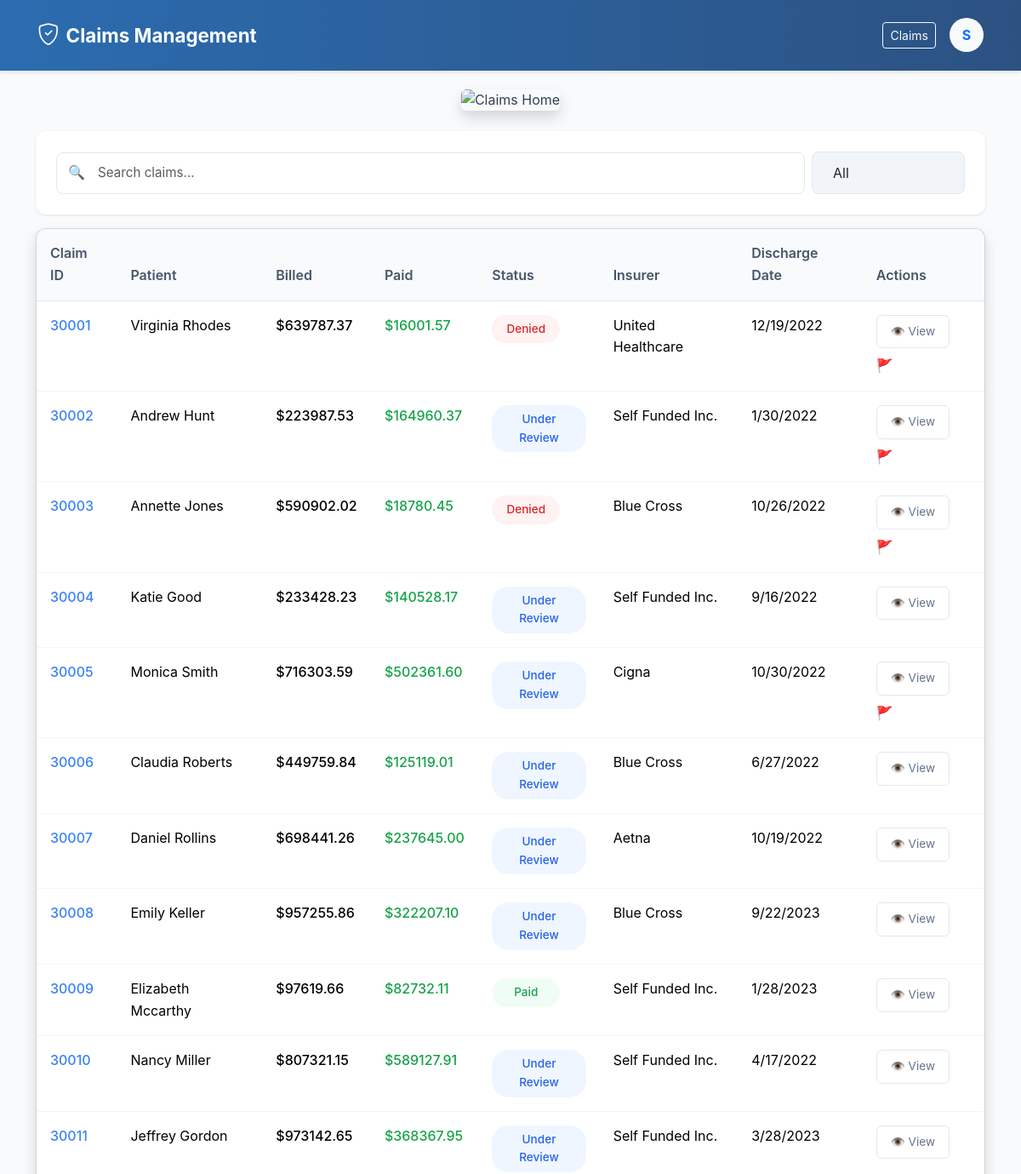
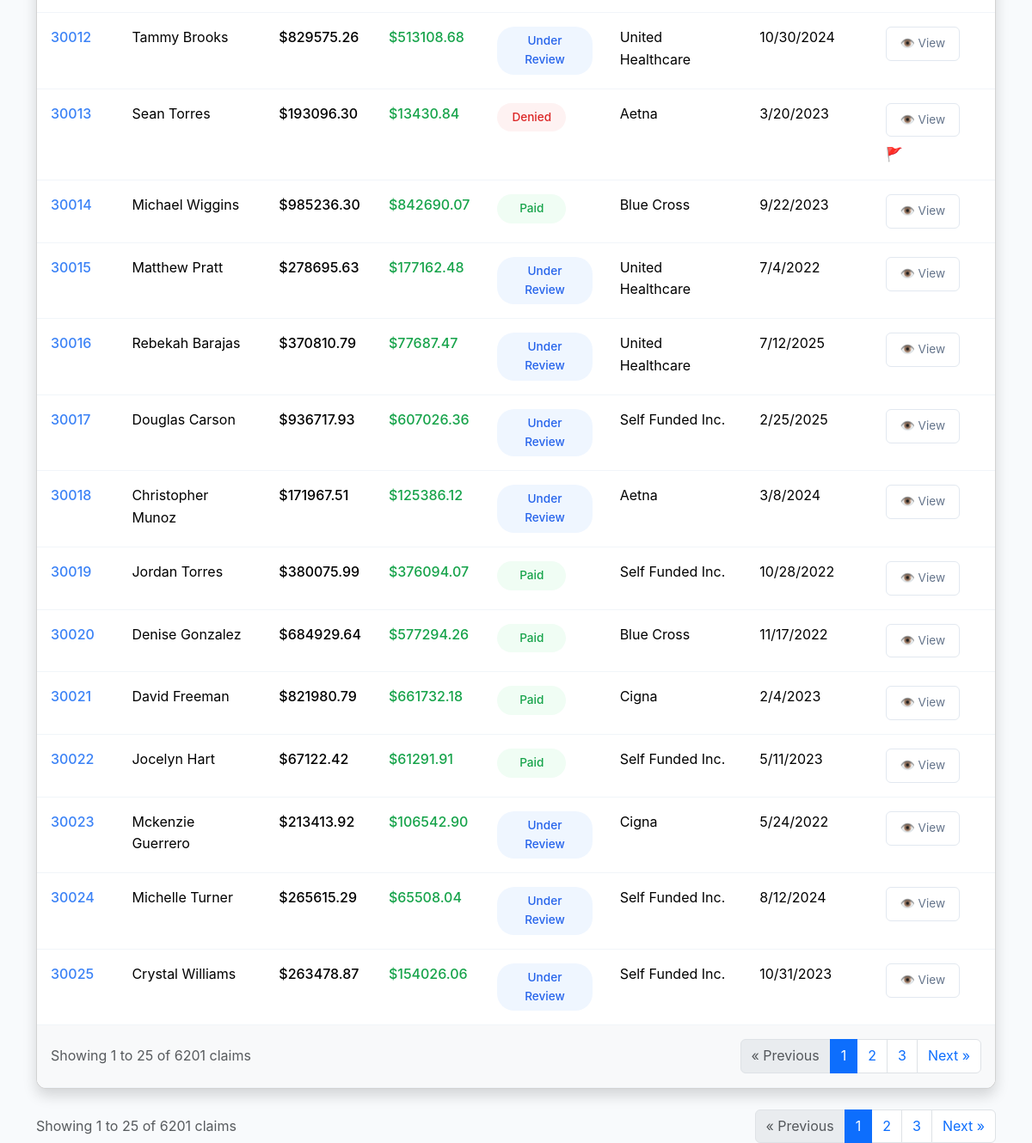
Screenshot of / (signed in) with the database file from the repository (2 pictures, top to bottom).
### claims/models.py (models this page shows, shortened)
class Claim(models.Model):
    STATUS_CHOICES = [
        ('denied', 'Denied'),
        ('paid', 'Paid'),
        ('under_review', 'Under Review'),
    ]
    claim_id = models.CharField(max_length=20, unique=True)
    patient_name = models.CharField(max_length=200)
    billed_amount = models.DecimalField(max_digits=12, decimal_places=2)
    paid_amount = models.DecimalField(max_digits=12, decimal_places=2)
    status = models.CharField(max_length=20, choices=STATUS_CHOICES)
    insurer = models.CharField(max_length=200)
    discharge_date = models.DateField()
    cpt_codes = models.TextField(help_text="Comma-separated CPT codes")
    denial_reason = models.TextField(blank=True, null=True)
    is_flagged = models.BooleanField(default=False)
    created_at = models.DateTimeField(auto_now_add=True)
    updated_at = models.DateTimeField(auto_now=True)
    class Meta:
        ordering = ['created_at']

### claims/views.py (the view, shortened to what this page needs)
# urls.py: path('', views.lazypaste_claims_list, name='claims_list'),
@login_required
def lazypaste_claims_list(request):
    claims = Claim.objects.all().order_by('claim_id')  # Order by claim ID ascending (30001, 30002, etc.)
    search_query = request.GET.get('search', '')
    status_filter = request.GET.get('status', '')
    if status_filter:
        if status_filter == 'flagged':
            claims = claims.filter(is_flagged=True)
        else:
            claims = claims.filter(status=status_filter)
    paginator = Paginator(claims, 25)
    page_number = request.GET.get('page')
    try:
        page_obj = paginator.get_page(page_number)
    except PageNotAnInteger:
        page_obj = paginator.page(1)
    except EmptyPage:
        page_obj = paginator.page(paginator.num_pages)
    context = {
        'claims': page_obj,
        'page_obj': page_obj,
        'paginator': paginator,
        'search_query': search_query,
        'status_filter': status_filter,
        'status_choices': Claim.STATUS_CHOICES,
        'is_paginated': paginator.num_pages > 1,
    }
    return render(request, 'claims/claims_list.html', context)

### templates/claims/claims_list.html (shortened to what this page needs)
{% extends "base.html" %}
{% load static %}
{% block content_header %}
    <div class="text-center mb-4">
        <img src="{% static 'images/homeimage.jpg' %}"
             alt="Claims Home"
             class="img-fluid rounded shadow"
             style="width: 100%; height: 300px; object-fit: cover;">
    </div>
{% endblock %}
{% block content %}
<div x-data="claimsApp()" class="lazypaste-main">
    <div class="lazypaste-search-bar d-flex align-items-center gap-2 mb-3">
        <div style="position: relative; flex: 3;">
            <input
                type="text"
                class="lazypaste-search-input form-control ps-5"
                placeholder="Search claims..."
                value="{{ search_query }}"
                hx-get="{% url 'claims:search_claims' %}"
                hx-target="#lazypaste-table-body"
                hx-trigger="keyup changed delay:300ms"
                hx-include="[name='status']"
                name="search"
            />
            <span style="position: absolute; left: 14px; top: 50%; transform: translateY(-50%); color: #9ca3af;">
                🔍
            </span>
        </div>
        <select
            name="status"
            class="lazypaste-filter-btn form-select"
            hx-get="{% url 'claims:search_claims' %}"
            hx-target="#lazypaste-table-body"
            hx-include="[name='search']"
            style="max-width: 180px;"
        >
            <option value="">All</option>
        </select>
    </div>
    <div class="lazypaste-table-container card shadow">
        <div class="card-body p-0">
            <div class="lazypaste-table-scroll-wrapper">
                <table class="lazypaste-table table table-hover mb-0">
                    <thead class="table-light">
                        <tr>
                            <th class="lazypaste-sticky-column">Claim ID</th>
                            <th>Patient</th>
                            <th>Billed</th>
                            <th>Paid</th>
                            <th>Status</th>
                            <th>Insurer</th>
                            <th>Discharge Date</th>
                            <th>Actions</th>
                        </tr>
                    </thead>
                    <tbody id="lazypaste-table-body">
                        {% include 'claims/claims_table_partial.html' %}
                    </tbody>
                </table>
            </div>
        </div>
    </div>
    {% if is_paginated %}
    <div class="d-flex justify-content-between align-items-center mt-4">
        <div>
            <span class="text-muted">
                Showing {{ page_obj.start_index }} to {{ page_obj.end_index }}
                of {{ paginator.count }} claims
            </span>
        </div>
        <nav aria-label="Claims pagination">
            <ul class="pagination mb-0">
                {% if page_obj.has_previous %}
                    <li class="page-item">
                        <a class="page-link" href="#"
                           hx-get="{% url 'claims:search_claims' %}?page={{ page_obj.previous_page_number }}{% if search_query %}&search={{ search_query }}{% endif %}{% if status_filter %}&status={{ status_filter }}{% endif %}"
                           hx-target="#lazypaste-table-body">
                            &laquo; Previous
                        </a>
                    </li>
                {% else %}
                    <li class="page-item disabled">
                        <span class="page-link">&laquo; Previous</span>
                    </li>
                {% endif %}
                {% for num in paginator.page_range %}
                    {% if page_obj.number == num %}
                        <li class="page-item active">
                            <span class="page-link">{{ num }}</span>
                        </li>
                    {% elif num > page_obj.number|add:'-3' and num < page_obj.number|add:'3' %}
                        <li class="page-item">
                            <a class="page-link" href="#"
                               hx-get="{% url 'claims:search_claims' %}?page={{ num }}{% if search_query %}&search={{ search_query }}{% endif %}{% if status_filter %}&status={{ status_filter }}{% endif %}"
                               hx-target="#lazypaste-table-body">
                                {{ num }}
                            </a>
                        </li>
                    {% endif %}
                {% endfor %}
                {% if page_obj.has_next %}
                    <li class="page-item">
                        <a class="page-link" href="#"
                           hx-get="{% url 'claims:search_claims' %}?page={{ page_obj.next_page_number }}{% if search_query %}&search={{ search_query }}{% endif %}{% if status_filter %}&status={{ status_filter }}{% endif %}"
                           hx-target="#lazypaste-table-body">
                            Next &raquo;
                        </a>
                    </li>
                {% else %}
                    <li class="page-item disabled">
                        <span class="page-link">Next &raquo;</span>
                    </li>
                {% endif %}
            </ul>
        </nav>
    </div>
    {% endif %}
</div>
{% endblock %}

### templates/base.html (shortened to what this page needs)
{% load static %}
<!DOCTYPE html>
<html lang="en">
<head>
    <link href="https://cdn.jsdelivr.net/npm/bootstrap@5.3.2/dist/css/bootstrap.min.css" rel="stylesheet">
    <link rel="stylesheet" href="https://cdn.jsdelivr.net/npm/bootstrap-icons@1.11.0/font/bootstrap-icons.css">
    <link rel="stylesheet" href="{% static 'css/claims.css' %}">
</head>
<body>
    <nav class="navbar navbar-expand-lg navbar-dark fixed-top navbar-fixed" style="background: linear-gradient(90deg, #2b6cb0, #2c5282); padding: 1rem 2rem; z-index: 1030;">
        <div class="container-fluid">
            <a class="navbar-brand fw-bold d-flex align-items-center" href="{% url 'claims:claims_list' %}" style="font-size: 1.4rem;">
                <i class="bi bi-shield-check me-2" style="font-size: 1.6rem;"></i>
                Claims Management
            </a>
            {% if user.is_authenticated %}
            <div class="navbar-nav ms-auto">
                <div class="d-flex align-items-center gap-3">
                    <a href="{% url 'claims:claims_list' %}" class="btn btn-outline-light btn-sm">
                        Claims
                    </a>
                    <div class="dropdown">
                        <a href="#" role="button" data-bs-toggle="dropdown" aria-expanded="false" style="text-decoration: none;">
                            {% if user.profile.profile_picture %}
                                <img src="{{ user.profile.profile_picture.url }}" alt="Profile" class="rounded-circle" style="width: 40px; height: 40px; object-fit: cover; border: 2px solid rgba(255,255,255,0.3); cursor: pointer;">
                            {% else %}
                                <div class="rounded-circle bg-light text-primary d-flex align-items-center justify-content-center" style="width: 40px; height: 40px; font-size: 16px; font-weight: bold; border: 2px solid rgba(255,255,255,0.3); cursor: pointer;">
                                    {{ user.username|first|upper }}
                                </div>
                            {% endif %}
                        </a>
                    </div>
                </div>
            </div>
            {% endif %}
        </div>
    </nav>
    <main class="container mt-4">
        {% block content_header %}{% endblock %}
        {% block content %}{% endblock %}
    </main>
</body>
</html>

### templates/claims/claims_table_partial.html
{% for claim in claims %}
    {% if claim.claim_id %}
    <tr class="lazypaste-row lazypaste-clickable-row"
        hx-get="{% url 'claims:claim_detail' claim.claim_id %}"
        hx-target="#lazypaste-modal-container"
        onclick="document.querySelector('[x-data]').__x.$data.showModal = true">
        <td class="lazypaste-sticky-column">
            <a
                href="#"
                class="lazypaste-claim-link"
                onclick="event.stopPropagation()"
                hx-get="{% url 'claims:claim_detail' claim.claim_id %}"
                hx-target="#lazypaste-modal-container"
                @click="showModal = true"
            >
                {{ claim.claim_id }}
            </a>
        </td>
        <td>{{ claim.patient_name }}</td>
        <td class="lazypaste-amount">${{ claim.billed_amount|floatformat:2 }}</td>
        <td class="lazypaste-amount {% if claim.paid_amount > 0 %}positive{% else %}negative{% endif %}">
            ${{ claim.paid_amount|floatformat:2 }}
        </td>
        <td>
            <span class="lazypaste-status {{ claim.status }}">
                {% if claim.status == 'denied' %}Denied{% elif claim.status == 'paid' %}Paid{% elif claim.status == 'under_review' %}Under Review{% endif %}
            </span>
        </td>
        <td>{{ claim.insurer }}</td>
        <td>{{ claim.discharge_date|date:"n/j/Y" }}</td>
        <td>
            <div class="lazypaste-actions">
                <button
                    class="lazypaste-btn lazypaste-btn-outline"
                    onclick="event.stopPropagation()"
                    hx-get="{% url 'claims:claim_detail' claim.claim_id %}"
                    hx-target="#lazypaste-modal-container"
                    @click="showModal = true"
                >
                    👁️ View
                </button>
                {% if claim.is_flagged %}
                    <span class="lazypaste-flag-indicator" title="Review me">🚩</span>
                {% endif %}
            </div>
        </td>
    </tr>
    {% endif %}
{% empty %}
    <tr>
        <td colspan="8" class="lazypaste-no-claims">
            No claims found matching your criteria.
        </td>
    </tr>
{% endfor %}
{% if is_paginated %}
<tr>
    <td colspan="8" class="p-0">
        <div class="d-flex justify-content-between align-items-center p-3 bg-light">
            <div>
                <span class="text-muted">
                    Showing {{ page_obj.start_index }} to {{ page_obj.end_index }}
                    of {{ paginator.count }} claims
                </span>
            </div>
            <nav aria-label="Claims pagination">
                <ul class="pagination mb-0">
                    {% if page_obj.has_previous %}
                        <li class="page-item">
                            <a class="page-link"
                               href="#"
                               hx-get="{% url 'claims:search_claims' %}?page={{ page_obj.previous_page_number }}{% if search_query %}&search={{ search_query }}{% endif %}{% if status_filter %}&status={{ status_filter }}{% endif %}"
                               hx-target="#lazypaste-table-body">
                                &laquo; Previous
                            </a>
                        </li>
                    {% else %}
                        <li class="page-item disabled">
                            <span class="page-link">&laquo; Previous</span>
                        </li>
                    {% endif %}
                    {% for num in paginator.page_range %}
                        {% if page_obj.number == num %}
                            <li class="page-item active">
                                <span class="page-link">{{ num }}</span>
                            </li>
                        {% elif num > page_obj.number|add:'-3' and num < page_obj.number|add:'3' %}
                            <li class="page-item">
                                <a class="page-link"
                                   href="#"
                                   hx-get="{% url 'claims:search_claims' %}?page={{ num }}{% if search_query %}&search={{ search_query }}{% endif %}{% if status_filter %}&status={{ status_filter }}{% endif %}"
                                   hx-target="#lazypaste-table-body">
                                    {{ num }}
                                </a>
                            </li>
                        {% endif %}
                    {% endfor %}
                    {% if page_obj.has_next %}
                        <li class="page-item">
                            <a class="page-link"
                               href="#"
                               hx-get="{% url 'claims:search_claims' %}?page={{ page_obj.next_page_number }}{% if search_query %}&search={{ search_query }}{% endif %}{% if status_filter %}&status={{ status_filter }}{% endif %}"
                               hx-target="#lazypaste-table-body">
                                Next &raquo;
                            </a>
                        </li>
                    {% else %}
                        <li class="page-item disabled">
                            <span class="page-link">Next &raquo;</span>
                        </li>
                    {% endif %}
                </ul>
            </nav>
        </div>
    </td>
</tr>
{% endif %}

### rows the page displays
Claim: claim_id "30001", patient_name "Virginia Rhodes", billed_amount "639787.37", paid_amount "16001.57", status "Denied", insurer "United Healthcare", discharge_date "12/19/2022"
Claim: claim_id "30002", patient_name "Andrew Hunt", billed_amount "223987.53", paid_amount "164960.37", status "Under Review", insurer "Self Funded Inc.", discharge_date "1/30/2022"
Claim: claim_id "30003", patient_name "Annette Jones", billed_amount "590902.02", paid_amount "18780.45", status "Denied", insurer "Blue Cross", discharge_date "10/26/2022"
Claim: claim_id "30004", patient_name "Katie Good", billed_amount "233428.23", paid_amount "140528.17", status "Under Review", insurer "Self Funded Inc.", discharge_date "9/16/2022"
Claim: claim_id "30005", patient_name "Monica Smith", billed_amount "716303.59", paid_amount "502361.60", status "Under Review", insurer "Cigna", discharge_date "10/30/2022"
Claim: claim_id "30006", patient_name "Claudia Roberts", billed_amount "449759.84", paid_amount "125119.01", status "Under Review", insurer "Blue Cross", discharge_date "6/27/2022"
Claim: claim_id "30007", patient_name "Daniel Rollins", billed_amount "698441.26", paid_amount "237645.00", status "Under Review", insurer "Aetna", discharge_date "10/19/2022"
Claim: claim_id "30008", patient_name "Emily Keller", billed_amount "957255.86", paid_amount "322207.10", status "Under Review", insurer "Blue Cross", discharge_date "9/22/2023"
Claim: claim_id "30009", patient_name "Elizabeth Mccarthy", billed_amount "97619.66", paid_amount "82732.11", status "Paid", insurer "Self Funded Inc.", discharge_date "1/28/2023"
Claim: claim_id "30010", patient_name "Nancy Miller", billed_amount "807321.15", paid_amount "589127.91", status "Under Review", insurer "Self Funded Inc.", discharge_date "4/17/2022"
Claim: claim_id "30011", patient_name "Jeffrey Gordon", billed_amount "973142.65", paid_amount "368367.95", status "Under Review", insurer "Self Funded Inc.", discharge_date "3/28/2023"
Claim: claim_id "30012", patient_name "Tammy Brooks", billed_amount "829575.26", paid_amount "513108.68", status "Under Review", insurer "United Healthcare", discharge_date "10/30/2024"
Claim: claim_id "30013", patient_name "Sean Torres", billed_amount "193096.30", paid_amount "13430.84", status "Denied", insurer "Aetna", discharge_date "3/20/2023"
Claim: claim_id "30014", patient_name "Michael Wiggins", billed_amount "985236.30", paid_amount "842690.07", status "Paid", insurer "Blue Cross", discharge_date "9/22/2023"
Claim: claim_id "30015", patient_name "Matthew Pratt", billed_amount "278695.63", paid_amount "177162.48", status "Under Review", insurer "United Healthcare", discharge_date "7/4/2022"
Claim: claim_id "30016", patient_name "Rebekah Barajas", billed_amount "370810.79", paid_amount "77687.47", status "Under Review", insurer "United Healthcare", discharge_date "7/12/2025"
Claim: claim_id "30017", patient_name "Douglas Carson", billed_amount "936717.93", paid_amount "607026.36", status "Under Review", insurer "Self Funded Inc.", discharge_date "2/25/2025"
Claim: claim_id "30018", patient_name "Christopher Munoz", billed_amount "171967.51", paid_amount "125386.12", status "Under Review", insurer "Aetna", discharge_date "3/8/2024"
Claim: claim_id "30019", patient_name "Jordan Torres", billed_amount "380075.99", paid_amount "376094.07", status "Paid", insurer "Self Funded Inc.", discharge_date "10/28/2022"
Claim: claim_id "30020", patient_name "Denise Gonzalez", billed_amount "684929.64", paid_amount "577294.26", status "Paid", insurer "Blue Cross", discharge_date "11/17/2022"
Claim: claim_id "30021", patient_name "David Freeman", billed_amount "821980.79", paid_amount "661732.18", status "Paid", insurer "Cigna", discharge_date "2/4/2023"
Claim: claim_id "30022", patient_name "Jocelyn Hart", billed_amount "67122.42", paid_amount "61291.91", status "Paid", insurer "Self Funded Inc.", discharge_date "5/11/2023"
Claim: claim_id "30023", patient_name "Mckenzie Guerrero", billed_amount "213413.92", paid_amount "106542.90", status "Under Review", insurer "Cigna", discharge_date "5/24/2022"
Claim: claim_id "30024", patient_name "Michelle Turner", billed_amount "265615.29", paid_amount "65508.04", status "Under Review", insurer "Self Funded Inc.", discharge_date "8/12/2024"
Claim: claim_id "30025", patient_name "Crystal Williams", billed_amount "263478.87", paid_amount "154026.06", status "Under Review", insurer "Self Funded Inc.", discharge_date "10/31/2023"

### other values shown
{{ user.username|first|upper }} "S"
{{ page_obj.start_index }} "1"
{{ page_obj.end_index }} "25"
{{ paginator.count }} "6201"
{{ num }} "1"
{{ num }} "2" "3"
